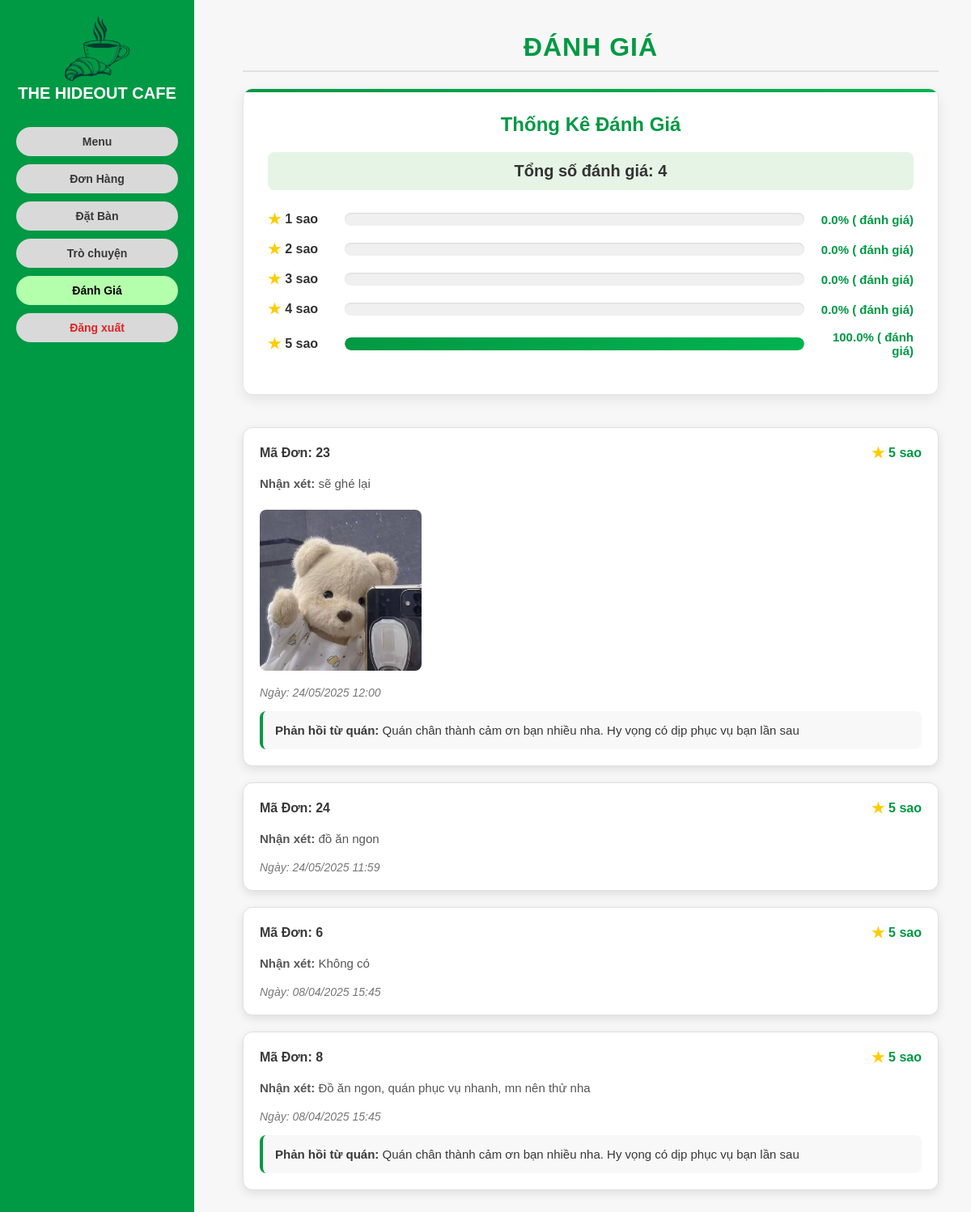
The app's page /reviews/khachhang with its own data.
### myapp/models.py (models this page shows, shortened)
class DanhGia(models.Model):
    ma_danh_gia = models.AutoField(primary_key=True)
    nguoi_dung = models.ForeignKey(NguoiDung, on_delete=models.CASCADE, related_name='danh_gia')
    don_hang = models.OneToOneField(DonHang, on_delete=models.CASCADE)
    diem_danh_gia = models.PositiveIntegerField()
    binh_luan = models.TextField(blank=True, null=True)
    ngay_tao = models.DateTimeField(auto_now_add=True)
    phan_hoi = models.TextField(blank=True, null=True)
    da_an = models.BooleanField(default=False)
    hinh_anh = models.ImageField(upload_to='danh_gia/', null=True, blank=True)
    class Meta:
        verbose_name = "Đánh Giá"
        verbose_name_plural = "Đánh Giá"

class DonHang(models.Model):
    LOAI_DON_HANG = (
        ('truc_tuyen', 'Trực Tuyến'),
        ('tai_quan', 'Tại Quán'),
        ('mang_di', 'Mang Đi'),
    )
    TRANG_THAI = (
        ('da_xac_nhan', 'Đã xác nhận'),
        ('dang_che_bien', 'Đang chế biến'),
        ('dang_giao', 'Đang giao'),
        ('hoan_thanh', 'Đã hoàn thành'),
        ('da_huy', 'Đã hủy'),
    )
    THANH_TOAN = (
        ('da_thanh_toan', 'Đã thanh toán'),
        ('chua_thanh_toan', 'Chưa thanh toán'),
    )
    ma_don_hang = models.AutoField(primary_key=True)
    nguoi_dung = models.ForeignKey('NguoiDung', on_delete=models.SET_NULL, null=True, related_name='don_hang')
    loai_don_hang = models.CharField(max_length=20, choices=LOAI_DON_HANG)
    trang_thai = models.CharField(max_length=20, choices=TRANG_THAI, default='da_xac_nhan')
    thanh_toan = models.CharField(max_length=20, choices=THANH_TOAN, default='chua_thanh_toan')
    dia_chi = models.TextField(blank=True, null=True)
    so_dien_thoai = models.CharField(max_length=15, blank=True, null=True)
    thoi_gian_dat = models.DateTimeField(blank=True, null=True)
    phi_ship = models.DecimalField(max_digits=10, decimal_places=0, default=0)
    tong_tien = models.DecimalField(max_digits=10, decimal_places=0, default=0)
    ngay_tao = models.DateTimeField(auto_now_add=True)
    class Meta:
        verbose_name = "Đơn Hàng"
        verbose_name_plural = "Đơn Hàng"

### myapp/views.py (the view)
# urls.py: path('reviews/khachhang', views.public_reviews, name='public_reviews'),
def public_reviews(request):
    logger.info("Accessing public_reviews")
    danh_gia_list = DanhGia.objects.all().order_by('-ngay_tao')
    total_reviews = danh_gia_list.count()
    rating_counts = {}
    rating_percentages = {}
    for star in range(1, 6):
        count = danh_gia_list.filter(diem_danh_gia=star).count()
        rating_counts[star] = count
        percentage = (count / total_reviews * 100) if total_reviews > 0 else 0
        rating_percentages[star] = round(percentage, 1)
    context = {
        'danh_gia_list': danh_gia_list,
        'total_reviews': total_reviews,
        'rating_counts': rating_counts,
        'rating_percentages': rating_percentages,
    }
    logger.info(f"Rendering public_reviews.html with {total_reviews} reviews")
    return render(request, 'public_reviews.html', context)

### myapp/templates/public_reviews.html (shortened to what this page needs)
{% extends 'base_khach.html' %}
{% load static %}
{% block content %}
<div class="reviews-container">
  <div class="reviews-header">
    <h1>Đánh Giá</h1>
  </div>
  <div class="stats-section">
    <h2>Thống Kê Đánh Giá</h2>
    <p class="stats-total">Tổng số đánh giá: {{ total_reviews }}</p>
    {% for star, percentage in rating_percentages.items %}
      <div class="rating-bar" style="--index: {{ forloop.counter0 }}; --percentage: {{ percentage }}%;" onload="this.classList.add('loaded')">
        <span class="rating-label">{{ star }} sao</span>
        <div class="progress-bar">
          <div class="progress-fill"></div>
        </div>
        <span class="rating-info">{{ percentage }}% ({{ rating_counts.star }} đánh giá)</span>
      </div>
    {% endfor %}
  </div>
  <div class="reviews-list">
    {% for danh_gia in danh_gia_list %}
      <div class="review-card">
        <div class="review-header">
          <p>Mã Đơn: {{ danh_gia.don_hang.ma_don_hang }}</p>
          <p class="rating">{{ danh_gia.diem_danh_gia }} sao</p>
        </div>
        <div class="review-content">
          <p><strong>Nhận xét:</strong> {{ danh_gia.binh_luan|default:"Không có" }}</p>
          {% if danh_gia.hinh_anh %}
            <img src="{{ danh_gia.hinh_anh.url }}" alt="Hình ảnh đánh giá">
          {% endif %}
        </div>
        <div class="review-footer">
          <p>Ngày: {{ danh_gia.ngay_tao|date:"d/m/Y H:i" }}</p>
        </div>
        {% if danh_gia.phan_hoi %}
          <div class="review-response">
            <p><strong>Phản hồi từ quán:</strong> {{ danh_gia.phan_hoi }}</p>
          </div>
        {% endif %}
      </div>
    {% empty %}
      <p class="no-reviews">Chưa có đánh giá nào.</p>
    {% endfor %}
  </div>
</div>
{% endblock %}

### myapp/templates/base_khach.html (style rules this page uses)
* { box-sizing: border-box; margin: 0; padding: 0; font-family: Arial, sans-serif; }
body { background: #f7f7f7; display: flex; min-height: 100vh; }
h1 { text-align: center; color: #009944; font-size: 28px; margin-bottom: 20px; border-bottom: 2px solid #e0e0e0; padding-bottom: 10px; }

### myapp/templates/public_reviews.html (style rules this page uses)
.reviews-container { max-width: 1200px; margin: 0 auto; padding: 20px; font-family: 'Roboto', sans-serif; }
.reviews-header h1 { font-size: 32px; color: #009944; text-align: center; margin-bottom: 20px; font-weight: 700; text-transform: uppercase; letter-spacing: 1px; }
.stats-section { background: #ffffff; border-radius: 12px; padding: 30px; box-shadow: 0 6px 16px rgba(0, 0, 0, 0.08); margin-bottom: 40px; border: 1px solid #e6e6e6; position: relative; overflow: hidden; }
.stats-section::before { content: ''; position: absolute; top: 0; left: 0; width: 100%; height: 4px; background: linear-gradient(90deg, #009944, #00b350); }
.stats-section h2 { font-size: 24px; color: #009944; margin-bottom: 20px; font-weight: 600; text-align: center; }
.stats-total { font-size: 20px; color: #333; margin-bottom: 25px; font-weight: 700; text-align: center; background: #e6f4e6; padding: 12px; border-radius: 8px; }
.rating-bar { display: flex; align-items: center; gap: 15px; margin-bottom: 15px; opacity: 0; transform: translateX(-20px); animation: slideIn 0.5s ease forwards; animation-delay: calc(0.1s * var(--index)); }
.rating-label { width: 80px; font-size: 16px; color: #333; font-weight: 600; display: flex; align-items: center; gap: 5px; }
.rating-label::before { content: '★'; color: #ffcc00; font-size: 18px; }
.progress-bar { flex: 1; height: 16px; background: #f0f0f0; border-radius: 8px; overflow: hidden; position: relative; box-shadow: inset 0 1px 2px rgba(0, 0, 0, 0.1); }
.progress-fill { height: 100%; background: linear-gradient(90deg, #009944, #00b350); border-radius: 8px; transition: width 0.8s ease; width: 0; }
.rating-bar.loaded .progress-fill { width: var(--percentage); }
.rating-info { width: 120px; font-size: 15px; color: #009944; font-weight: 600; text-align: right; }
.reviews-list { display: flex; flex-direction: column; font-family: 'Roboto', sans-serif; gap: 20px; }
.review-card { background: #fff; border-radius: 12px; padding: 20px; box-shadow: 0 4px 12px rgba(0, 0, 0, 0.1); border: 1px solid #e0e0e0; transition: transform 0.3s ease, box-shadow 0.3s ease; }
.review-header { display: flex; justify-content: space-between; align-items: center; margin-bottom: 15px; }
.review-header p { font-size: 16px; color: #383838; font-weight: 600; }
.review-header .rating { display: flex; align-items: center; gap: 5px; color: #009944; font-weight: 600; }
.review-header .rating::before { content: '★'; color: #ffcc00; font-size: 18px; }
.review-content p { font-size: 15px; color: #555; line-height: 1.6; margin-bottom: 10px; }
.review-content img { max-width: 200px; border-radius: 8px; margin-top: 10px; }
.review-footer { margin-top: 15px; font-size: 14px; color: #777; font-style: italic; }
.review-response { background: #f8f8f8; border-radius: 8px; padding: 15px; margin-top: 15px; border-left: 4px solid #009944; }
.review-response p { font-size: 15px; color: #383838; }

### records on screen
DanhGia: don_hang.ma_don_hang "23", diem_danh_gia "5", binh_luan "sẽ ghé lại", hinh_anh (picture), ngay_tao "24/05/2025 12:00", phan_hoi "Quán chân thành cảm ơn bạn nhiều nha. Hy vọng có dịp phục vụ bạn lần sau"
DanhGia: don_hang.ma_don_hang "24", diem_danh_gia "5", binh_luan "đồ ăn ngon", ngay_tao "24/05/2025 11:59"
DanhGia: don_hang.ma_don_hang "6", diem_danh_gia "5", binh_luan "Không có", ngay_tao "08/04/2025 15:45"
DanhGia: don_hang.ma_don_hang "8", diem_danh_gia "5", binh_luan "Đồ ăn ngon, quán phục vụ nhanh, mn nên thử nha", ngay_tao "08/04/2025 15:45", phan_hoi "Quán chân thành cảm ơn bạn nhiều nha. Hy vọng có dịp phục vụ bạn lần sau"

### other values on screen
{{ total_reviews }} "4"
{{ star }} "1" "2" "3" "4" "5"
{{ percentage }} "0.0" "0.0" "0.0" "0.0" "100.0"
